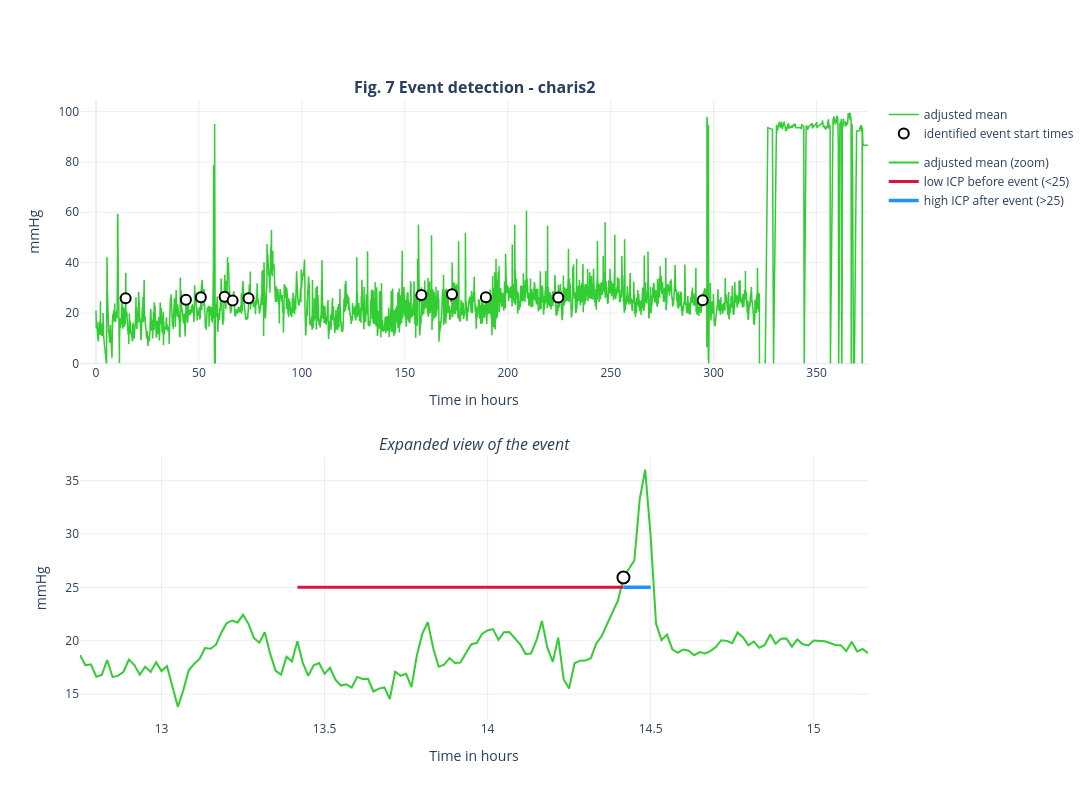

Notebook source saved alongside this figure:
### Code cell
# 4. WYKRES NR 2: "FIG. 7 EVENT DETECTION" (wersja Plotly)
# =========================================================================

# TWORZENIE SKORYGOWANEJ ŚREDNIEJ DO WYKRESU
processor.df['Adjusted_MICP'] = processor.df['MICP'].where(processor.df['is_valid'], other=np.nan).interpolate()

# Przeliczamy indeksy minutowe na godziny dla osi X
time_hours = processor.df.index / 60

# Tworzenie układu dwóch wykresów
fig = make_subplots(
    rows=2, cols=1,
    vertical_spacing=0.15,
    subplot_titles=(
        f'<b>Fig. 7 Event detection - {record_name}</b>', 
        '<i>Expanded view of the event</i>' if len(processor.final_segments) > 0 else '<i>Expanded view - Brak zdarzeń</i>'
    )
)

# --- WYKRES GŁÓWNY: CAŁOŚĆ (GÓRA, row=1) ---
fig.add_trace(
    go.Scatter(
        x=time_hours, 
        y=processor.df['Adjusted_MICP'], 
        mode='lines', 
        name='adjusted mean',
        line=dict(color='limegreen', width=1.5),
        legendgroup='top'
    ),
    row=1, col=1
)

max_y = max(60, processor.df['Adjusted_MICP'].max() + 5)

for i, seg in enumerate(processor.final_segments):
    start_h = seg['event_start_min'] / 60
    pre_start_h = seg['pre_event_start_min'] / 60
    
    threshold_val = 25.0 
    y_val = processor.df.loc[seg['event_start_min'], 'Adjusted_MICP']
    
    # Linia progu (threshold) przed zdarzeniem
    fig.add_trace(
        go.Scatter(
            x=[pre_start_h, start_h], 
            y=[threshold_val, threshold_val], 
            mode='lines',
            line=dict(color='crimson', width=2),
            showlegend=False,
            hoverinfo='skip'
        ),
        row=1, col=1
    )
    
    # Pusty czarny okrąg oznaczający początek zdarzenia
    fig.add_trace(
        go.Scatter(
            x=[start_h], 
            y=[y_val], 
            mode='markers',
            name='identified event start times' if i == 0 else '',
            showlegend=(i == 0), # Pokazujemy w legendzie tylko dla pierwszego obrotu pętli
            marker=dict(
                color='white', 
                line=dict(color='black', width=2), 
                size=10
            ),
            legendgroup='top'
        ),
        row=1, col=1
    )

# --- WYKRES ZBLIŻENIA: EXPANDED VIEW (DÓŁ, row=2) ---
if len(processor.final_segments) > 0:
    seg_zoom = processor.final_segments[0]
    pad_mins = 40
    zoom_start_min = max(0, seg_zoom['pre_event_start_min'] - pad_mins)
    zoom_end_min = min(len(processor.df) - 1, seg_zoom['event_end_min'] + pad_mins)
    
    df_zoom = processor.df.loc[zoom_start_min:zoom_end_min]
    time_hours_zoom = df_zoom.index / 60
    
    # Sygnał w zbliżeniu
    fig.add_trace(
        go.Scatter(
            x=time_hours_zoom, 
            y=df_zoom['Adjusted_MICP'], 
            mode='lines', 
            name='adjusted mean (zoom)',
            line=dict(color='limegreen', width=2),
            legendgroup='bottom'
        ),
        row=2, col=1
    )
    
    h_pre_start = seg_zoom['pre_event_start_min'] / 60
    h_event_start = seg_zoom['event_start_min'] / 60
    h_event_end = seg_zoom['event_end_min'] / 60
    
    # Niskie ICP przed eventem
    fig.add_trace(
        go.Scatter(
            x=[h_pre_start, h_event_start], 
            y=[25, 25], 
            mode='lines',
            name='low ICP before event (<25)',
            line=dict(color='crimson', width=3),
            legendgroup='bottom'
        ),
        row=2, col=1
    )
    
    # Wysokie ICP w trakcie eventu
    fig.add_trace(
        go.Scatter(
            x=[h_event_start, h_event_end], 
            y=[25, 25], 
            mode='lines',
            name='high ICP after event (>25)',
            line=dict(color='dodgerblue', width=3.5),
            legendgroup='bottom'
        ),
        row=2, col=1
    )
    
    y_zoom_start = processor.df.loc[seg_zoom['event_start_min'], 'Adjusted_MICP']
    
    # Marker w zoomie
    fig.add_trace(
        go.Scatter(
            x=[h_event_start], 
            y=[y_zoom_start], 
            mode='markers',
            showlegend=False,
            marker=dict(
                color='white', 
                line=dict(color='black', width=2), 
                size=12
            ),
            legendgroup='bottom'
        ),
        row=2, col=1
    )
else:
    # Wyświetlanie komunikatu o braku zdarzeń za pomocą adnotacji na środku drugiego okna
    fig.add_annotation(
        x=0.5, y=0.5,
        text="Brak zdarzeń spełniających<br>kryterium 1h czystego sygnału przed eventem.",
        xref="x2 domain", yref="y2 domain", # Odnosimy się do relatywnych współrzędnych osi 2
        showarrow=False,
        font=dict(size=14, color="gray"),
        align="center"
    )

# --- KONFIGURACJA OLAUTU I OSI ---
fig.update_yaxes(title_text="mmHg", range=[0, max_y], gridcolor='rgba(200, 200, 200, 0.3)', row=1, col=1)
fig.update_xaxes(title_text="Time in hours", gridcolor='rgba(200, 200, 200, 0.3)', row=1, col=1)

fig.update_yaxes(title_text="mmHg", gridcolor='rgba(200, 200, 200, 0.3)', row=2, col=1)
fig.update_xaxes(title_text="Time in hours", gridcolor='rgba(200, 200, 200, 0.3)', row=2, col=1)

fig.update_layout(
    template='plotly_white',
    height=800,  # Symuluje figsize z matplotlib
    width=1400,
    hovermode='x unified', # Łączy hover dane dla obu wykresów po najechaniu na oś X
    title_font=dict(size=16)
)

fig.show()

### Figure 1 — Plotly figure (JSON) as saved in the notebook; plotly's stock layout.template omitted (floating-point values rounded to 4 significant figures; data arrays with more than 128 entries replaced by an {"elided": "..."} marker saying what was removed)
{"data": [{"legendgroup": "top", "line": {"color": "limegreen", "width": 1.5}, "mode": "lines", "name": "adjusted mean", "type": "scatter", "x": {"elided": "22499 float values"}, "xaxis": "x", "y": {"elided": "22499 float values"}, "yaxis": "y"}, {"hoverinfo": "skip", "line": {"color": "crimson", "width": 2}, "mode": "lines", "showlegend": false, "type": "scatter", "x": [13.42, 14.42], "xaxis": "x", "y": [25, 25], "yaxis": "y"}, {"legendgroup": "top", "marker": {"color": "white", "line": {"color": "black", "width": 2}, "size": 10}, "mode": "markers", "name": "identified event start times", "showlegend": true, "type": "scatter", "x": [14.42], "xaxis": "x", "y": [25.92], "yaxis": "y"}, {"hoverinfo": "skip", "line": {"color": "crimson", "width": 2}, "mode": "lines", "showlegend": false, "type": "scatter", "x": [42.7, 43.7], "xaxis": "x", "y": [25, 25], "yaxis": "y"}, {"legendgroup": "top", "marker": {"color": "white", "line": {"color": "black", "width": 2}, "size": 10}, "mode": "markers", "name": "", "showlegend": false, "type": "scatter", "x": [43.7], "xaxis": "x", "y": [25.32], "yaxis": "y"}, {"hoverinfo": "skip", "line": {"color": "crimson", "width": 2}, "mode": "lines", "showlegend": false, "type": "scatter", "x": [49.95, 50.95], "xaxis": "x", "y": [25, 25], "yaxis": "y"}, {"legendgroup": "top", "marker": {"color": "white", "line": {"color": "black", "width": 2}, "size": 10}, "mode": "markers", "name": "", "showlegend": false, "type": "scatter", "x": [50.95], "xaxis": "x", "y": [26.25], "yaxis": "y"}, {"hoverinfo": "skip", "line": {"color": "crimson", "width": 2}, "mode": "lines", "showlegend": false, "type": "scatter", "x": [61.47, 62.47], "xaxis": "x", "y": [25, 25], "yaxis": "y"}, {"legendgroup": "top", "marker": {"color": "white", "line": {"color": "black", "width": 2}, "size": 10}, "mode": "markers", "name": "", "showlegend": false, "type": "scatter", "x": [62.47], "xaxis": "x", "y": [26.52], "yaxis": "y"}, {"hoverinfo": "skip", "line": {"color": "crimson", "width": 2}, "mode": "lines", "showlegend": false, "type": "scatter", "x": [65.37, 66.37], "xaxis": "x", "y": [25, 25], "yaxis": "y"}, {"legendgroup": "top", "marker": {"color": "white", "line": {"color": "black", "width": 2}, "size": 10}, "mode": "markers", "name": "", "showlegend": false, "type": "scatter", "x": [66.37], "xaxis": "x", "y": [25.01], "yaxis": "y"}, {"hoverinfo": "skip", "line": {"color": "crimson", "width": 2}, "mode": "lines", "showlegend": false, "type": "scatter", "x": [73.12, 74.12], "xaxis": "x", "y": [25, 25], "yaxis": "y"}, {"legendgroup": "top", "marker": {"color": "white", "line": {"color": "black", "width": 2}, "size": 10}, "mode": "markers", "name": "", "showlegend": false, "type": "scatter", "x": [74.12], "xaxis": "x", "y": [25.92], "yaxis": "y"}, {"hoverinfo": "skip", "line": {"color": "crimson", "width": 2}, "mode": "lines", "showlegend": false, "type": "scatter", "x": [157.0, 158.0], "xaxis": "x", "y": [25, 25], "yaxis": "y"}, {"legendgroup": "top", "marker": {"color": "white", "line": {"color": "black", "width": 2}, "size": 10}, "mode": "markers", "name": "", "showlegend": false, "type": "scatter", "x": [158.0], "xaxis": "x", "y": [27.15], "yaxis": "y"}, {"hoverinfo": "skip", "line": {"color": "crimson", "width": 2}, "mode": "lines", "showlegend": false, "type": "scatter", "x": [171.9, 172.9], "xaxis": "x", "y": [25, 25], "yaxis": "y"}, {"legendgroup": "top", "marker": {"color": "white", "line": {"color": "black", "width": 2}, "size": 10}, "mode": "markers", "name": "", "showlegend": false, "type": "scatter", "x": [172.9], "xaxis": "x", "y": [27.44], "yaxis": "y"}, {"hoverinfo": "skip", "line": {"color": "crimson", "width": 2}, "mode": "lines", "showlegend": false, "type": "scatter", "x": [188.4, 189.4], "xaxis": "x", "y": [25, 25], "yaxis": "y"}, {"legendgroup": "top", "marker": {"color": "white", "line": {"color": "black", "width": 2}, "size": 10}, "mode": "markers", "name": "", "showlegend": false, "type": "scatter", "x": [189.4], "xaxis": "x", "y": [26.3], "yaxis": "y"}, {"hoverinfo": "skip", "line": {"color": "crimson", "width": 2}, "mode": "lines", "showlegend": false, "type": "scatter", "x": [223.5, 224.5], "xaxis": "x", "y": [25, 25], "yaxis": "y"}, {"legendgroup": "top", "marker": {"color": "white", "line": {"color": "black", "width": 2}, "size": 10}, "mode": "markers", "name": "", "showlegend": false, "type": "scatter", "x": [224.5], "xaxis": "x", "y": [26.15], "yaxis": "y"}, {"hoverinfo": "skip", "line": {"color": "crimson", "width": 2}, "mode": "lines", "showlegend": false, "type": "scatter", "x": [293.7, 294.7], "xaxis": "x", "y": [25, 25], "yaxis": "y"}, {"legendgroup": "top", "marker": {"color": "white", "line": {"color": "black", "width": 2}, "size": 10}, "mode": "markers", "name": "", "showlegend": false, "type": "scatter", "x": [294.7], "xaxis": "x", "y": [25.07], "yaxis": "y"}, {"legendgroup": "bottom", "line": {"color": "limegreen", "width": 2}, "mode": "lines", "name": "adjusted mean (zoom)", "type": "scatter", "x": {"elided": "146 float values"}, "xaxis": "x2", "y": {"elided": "146 float values"}, "yaxis": "y2"}, {"legendgroup": "bottom", "line": {"color": "crimson", "width": 3}, "mode": "lines", "name": "low ICP before event (<25)", "type": "scatter", "x": [13.42, 14.42], "xaxis": "x2", "y": [25, 25], "yaxis": "y2"}, {"legendgroup": "bottom", "line": {"color": "dodgerblue", "width": 3.5}, "mode": "lines", "name": "high ICP after event (>25)", "type": "scatter", "x": [14.42, 14.5], "xaxis": "x2", "y": [25, 25], "yaxis": "y2"}, {"legendgroup": "bottom", "marker": {"color": "white", "line": {"color": "black", "width": 2}, "size": 12}, "mode": "markers", "showlegend": false, "type": "scatter", "x": [14.42], "xaxis": "x2", "y": [25.92], "yaxis": "y2"}], "layout": {"annotations": [{"font": {"size": 16}, "showarrow": false, "text": "<b>Fig. 7 Event detection - charis2</b>", "x": 0.5, "xanchor": "center", "xref": "paper", "y": 1, "yanchor": "bottom", "yref": "paper"}, {"font": {"size": 16}, "showarrow": false, "text": "<i>Expanded view of the event</i>", "x": 0.5, "xanchor": "center", "xref": "paper", "y": 0.425, "yanchor": "bottom", "yref": "paper"}], "height": 800, "hovermode": "x unified", "title": {"font": {"size": 16}}, "width": 1400, "xaxis": {"anchor": "y", "domain": [0, 1], "gridcolor": "rgba(200, 200, 200, 0.3)", "title": {"text": "Time in hours"}}, "xaxis2": {"anchor": "y2", "domain": [0, 1], "gridcolor": "rgba(200, 200, 200, 0.3)", "title": {"text": "Time in hours"}}, "yaxis": {"anchor": "x", "domain": [0.575, 1], "gridcolor": "rgba(200, 200, 200, 0.3)", "range": [0, 104.5], "title": {"text": "mmHg"}}, "yaxis2": {"anchor": "x2", "domain": [0, 0.425], "gridcolor": "rgba(200, 200, 200, 0.3)", "title": {"text": "mmHg"}}}}
